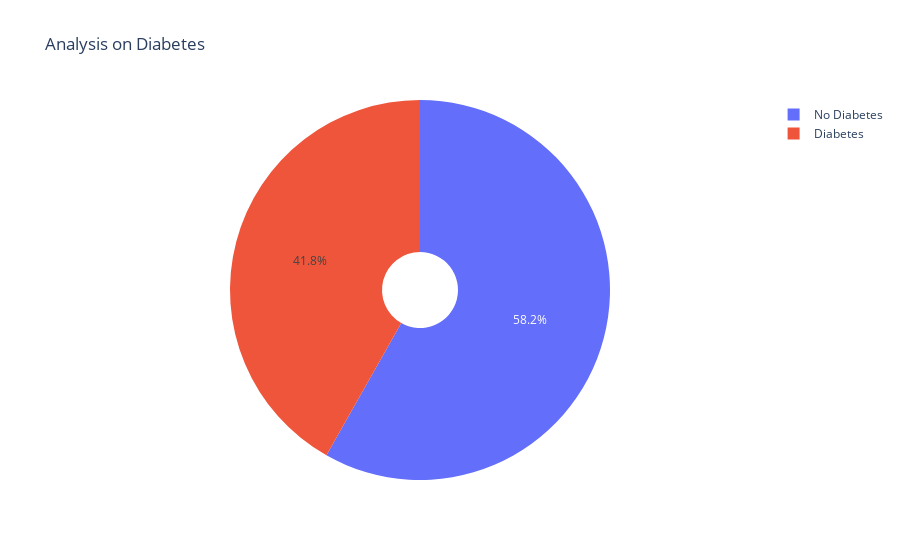

Notebook code for this chart:
### Markdown cell above
# Pie Charts

### Code cell
labels = ['No Diabetes','Diabetes']
diabetes_yes = Data[Data['diabetes']==1]
diabetes_no = Data[Data['diabetes']==0]
values = [len(diabetes_no), len(diabetes_yes)]
fig = go.Figure(data=[go.Pie(labels=labels, values=values, hole=.2)])
fig.update_layout(title_text="Analysis on Diabetes")
fig.show()

### Figure 1 — Plotly figure (JSON) as saved in the notebook; plotly's stock layout.template omitted (floating-point values rounded to 4 significant figures)
{"data": [{"hole": 0.2, "labels": ["No Diabetes", "Diabetes"], "type": "pie", "values": [174, 125]}], "layout": {"title": {"text": "Analysis on Diabetes"}}}
